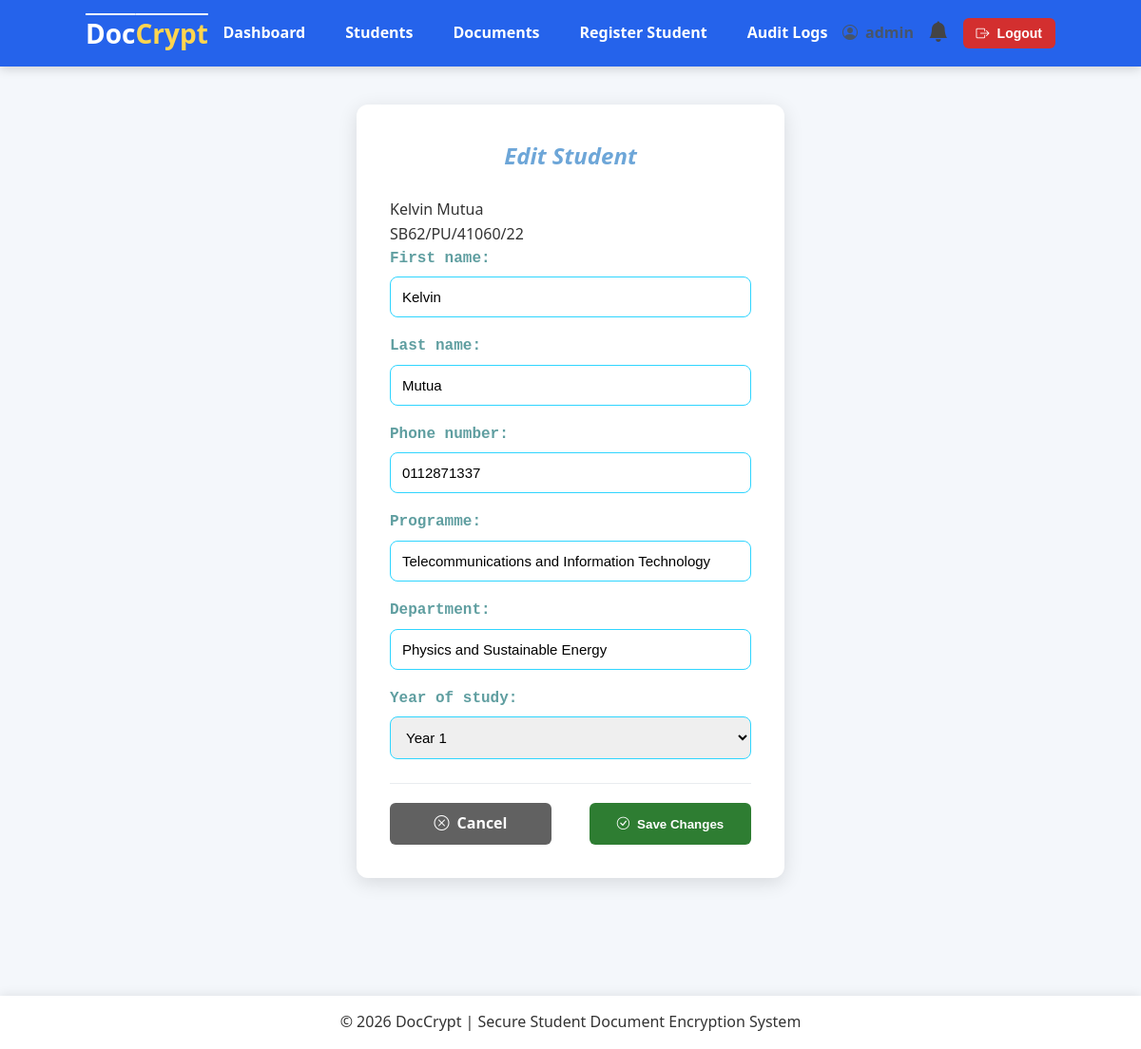
The page /students/18/edit/ (signed in) on the database its author committed.
### student/models.py (models this page shows, shortened)
class Student(models.Model):
    class Status(models.TextChoices):
        ACTIVE = "ACTIVE", "Active"
        DEFERRED = "DEFERRED", "Deferred"
        GRADUATED = "GRADUATED", "Graduated"
        DEACTIVATED = "DEACTIVATED", "Deactivated"
    class Year(models.IntegerChoices):
        YEAR_1 = 1 ,"Year 1"
        YEAR_2 = 2, "Year 2"
        YEAR_3 = 3, "Year 3"
        YEAR_4 = 4, "Year 4"
    user = models.OneToOneField(CustomUser,on_delete=models.CASCADE,related_name="student")
    admission_number = models.CharField(max_length=25,unique=True)
    first_name = models.CharField(max_length=50)
    last_name = models.CharField(max_length=50)
    phone_number = models.CharField(max_length=15,blank=True)
    programme = models.CharField(max_length=50)
    department = models.CharField(max_length=50)
    year_of_study = models.IntegerField(choices=Year.choices, default=Year.YEAR_1)
    status = models.CharField(max_length=25,choices=Status.choices, default=Status.ACTIVE)
    created_at = models.DateTimeField(auto_now_add=True)
    class Meta:
        ordering = ["admission_number"]
        verbose_name = "Student"
        verbose_name_plural = "Students"
    @property
    def full_name(self):
        return f"{self.first_name} {self.last_name}"

### student/views.py (the view)
# urls.py: path("<int:student_id>/edit/", views.edit_student, name="edit_student"),
@login_required
def edit_student(request, student_id):
    if not request.user.is_admin:
        return render(request, "errors/403.html", status=403)
    student = get_object_or_404(Student, id=student_id)
    if request.method == "POST":
        form = StudentUpdateForm(request.POST, instance=student)
        if form.is_valid():
            form.save()
            NotificationService.profile_updated(student)
            AuditService.account_edited(request, student)
            messages.info(request, "Student information updated successfully.")
            return redirect("student_detail", student_id=student.id)
    else:
        form = StudentUpdateForm(instance=student)
    return render(request, "students/edit_student.html", {"form": form, "student": student})

### student/forms.py
class StudentUpdateForm(forms.ModelForm):
    class Meta:
        model = Student
        fields = [
            "first_name",
            "last_name",
            "phone_number",
            "programme",
            "department",
            "year_of_study",
        ]

### notifications/context_processors.py (called while the page is built)
def notifications(request):
    if request.user.is_authenticated:
        notifications = Notification.objects.filter(
            recipient=request.user,
            is_read=False,
        ).order_by("-created_at")[:5]
        return {
            'notifications': notifications,
            "notification_count": notifications.count(),
        }
    return {
        "notifications": [],
        "notification_count":0,
    }

### users/models.py (called while the page is built)
    @property
    def is_admin(self):
        return self.role == self.Role.ADMIN or self.is_superuser

### student/templates/students/edit_student.html (shortened to what this page needs)
{% extends "users/base.html" %}
{% block content %}
<div class="auth-container">
    <div class="auth-card">
        <h2>Edit Student</h2>
        <p>
            {{ student.full_name }}
            <br>
            {{ student.admission_number }}
        </p>
        <form method="post">
            {{ form.as_p }}
            <div class="form-actions">
                <a href="{% url 'student_detail' student.id %}" class="btn btn-secondary btn-edit">
                    <i class="bi bi-x-circle"></i>
                    Cancel
                </a>
                <button type="submit" class="btn btn-success btn-edit">
                    <i class="bi bi-check-circle"></i>
                    Save Changes
                </button>
            </div>
        </form>
    </div>
</div>
{% endblock %}

### static/css/style.css (style rules this page uses)
* { margin:0; padding:0; box-sizing:border-box; }
html { scroll-behavior: smooth; }
body { font-family:"Segoe UI",Tahoma,Geneva,Verdana,sans-serif; background:#f4f7fb; color:#333; line-height:1.6; padding-bottom: 70px; }
h2 { text-align: center; font-style: oblique; color: rgb(109, 166, 216); }
.btn { width: fit-content; display:inline-flex; align-items:center; justify-content:center; gap:8px; padding:10px 20px; border:none; font-weight:600; border-radius:6px; cursor:pointer; text-decoration:none; font-weight:600; transition:.3s; }
.btn-success { background:#2e7d32; color:white; }
.btn-secondary { background:#616161; color:white; }
.btn-edit { width:170px; height:44px; display:inline-flex; gap:8px; text-decoration:none; box-sizing:border-box; }
.auth-container { min-height:80vh; display:flex; justify-content:center; align-items:center; padding:40px 20px; }
.auth-card { width:100%; max-width:450px; background:#fff; border-radius:12px; padding:35px; box-shadow:0 5px 20px rgba(0,0,0,.12); }
.auth-card h2 { text-align:center; margin-bottom:25px; }
form { width:100%; }
form p { margin-bottom:18px; }
label { display:block; margin-bottom:6px; font-weight:600; color: cadetblue; font-family:'Courier New', Courier, monospace; }
input, select, textarea { width:100%; padding:12px; border:1px solid #2fd5ff; border-radius:8px; font-size:15px; box-sizing:border-box; transition:.3s; }
.form-actions { display:flex; justify-content:space-between; align-items:center; margin-top:25px; padding-top:20px; border-top:1px solid #e9ecef; }
.form-actions .btn { display:inline-flex; align-items:center; justify-content:center; gap:8px; min-width:160px; }

### rows shown on the page
Student: full_name "Kelvin Mutua", admission_number "SB62/PU/41060/22", first_name "Kelvin", last_name "Mutua", phone_number "0112871337", programme "Telecommunications and Information Technology", department "Physics and Sustainable Energy", year_of_study "Year 1"
